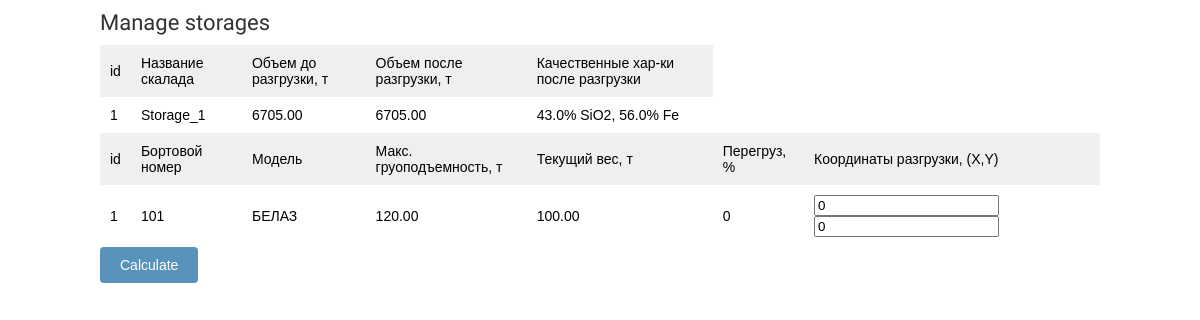
/, run on an earlier commit of the app's database.
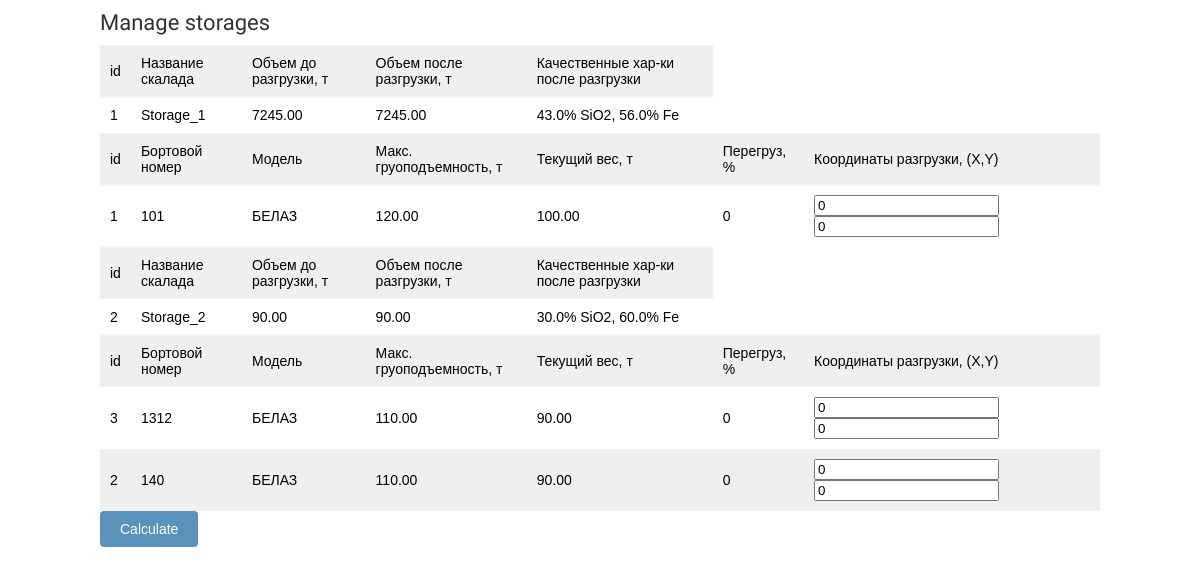
And on a later commit of the database.
### calc/models.py (models this page shows, shortened)
class Storage(models.Model):
    name = models.CharField(max_length=200, db_index=True)
    slug = models.SlugField(max_length=200, unique=True)
    capacity = models.DecimalField(max_digits=10, decimal_places=2)
    percentage_SiO2 = models.DecimalField(max_digits=10, decimal_places=2)
    percentage_Fe = models.DecimalField(max_digits=10, decimal_places=2)
    coordinates = models.TextField(null=True, blank=True)
    class Meta:
        ordering = ('name',)
        verbose_name = 'storage'
        verbose_name_plural = 'storages'
    @property
    def percentageFe(self):
            return "{:.1%}".format(
                self.percentage_Fe)
    @property
    def percentageSiO2(self):
            return "{:.1%}".format(
                self.percentage_SiO2)

class Truck(models.Model):
    storage = models.ForeignKey(
        Storage,
        related_name='Storage',
        on_delete=models.CASCADE)
    is_online = models.BooleanField(default=True)
    name = models.CharField(max_length=200, db_index=True)
    slug = models.SlugField(max_length=200, unique=True)
    model = models.CharField(max_length=200, db_index=True)
    carrying_capacity = models.DecimalField(max_digits=10, decimal_places=2)
    max_carrying_capacity = models.DecimalField(
        max_digits=10, decimal_places=2)
    percentage_SiO2 = models.DecimalField(max_digits=10, decimal_places=2)
    percentage_Fe = models.DecimalField(max_digits=10, decimal_places=2)
    class Meta:
        ordering = ('name',)
        verbose_name = 'truck'
        verbose_name_plural = 'trucks'
    @property
    def overload(self):
        if(self.carrying_capacity <= self.max_carrying_capacity):
            return 0
        else:
            return "{:.1%}".format(
                self.carrying_capacity / self.max_carrying_capacity)

### calc/views.py (the view)
# urls.py: path('', views.manage_storages, name='manage_storages'),
def manage_storages(request):
    context = {}
    storages = Storage.objects.all()
    for str in storages:
        context[str] = list(Truck.objects.filter(is_online=True, storage=str))
    return render(request, 'calc/detail/detail.html',
                  {'context': context,
                   })

### calc/templates/calc/detail/detail.html (shortened to what this page needs)
{% extends "calc/base.html" %}
{% load static %}
{% block content %}
    {% for str, trucks in context.items %}
        <table class = "Storages">
            <tr>
                <td>id</td>
                <td>Название скалада</td>
                <td>Объем до разгрузки, т </td>
                <td>Объем после разгрузки, т </td>
                <td>Качественные хар-ки после разгрузки </td>
            </tr>
            <tr class = "Storage">
                <td id = "storage_id">{{str.id}}</td>
                <td>{{str.name}}</td>
                <td>{{str.capacity}}</td>
                <td>{{str.capacity}}</td>
                <td>{{str.percentageSiO2}} SiO2, {{str.percentageFe}} Fe</td>
            </tr>
            <tr>
                <td>id</td>
                <td>Бортовой номер</td>
                <td>Модель</td>
                <td>Макс. груоподъемность, т</td>
                <td>Текущий вес, т</td>
                <td>Перегруз, %</td>
                <td>Координаты разгрузки, (X,Y)</td>
            </tr>
            {% for truck in trucks %}
                <tr class = "Truck">
                    <td id = "truck_id">{{truck.id}}</td>
                    <td>{{truck.name}}</td>
                    <td>{{truck.model}}</td>
                    <td>{{truck.max_carrying_capacity}}</td>
                    <td>{{truck.carrying_capacity}}</td>
                    <td>{{truck.overload}}</td>
                    <td>
                        <input id="point_x_input" type="number" value=0 size=1 title="X">
                        <input id="point_y_input" type="number" value=0 size=1 title="Y">
                    </td>
                </tr>
            {% endfor %}
            </table>
    {% endfor %}
    <input id="submit-btn" type="submit" value="Сalculate"/>
{% endblock %}

What changed in the data, as far as the page shows it:
changed Storage "Storage_1": capacity "6705.00" → "7245.00"
added Storage: id "2", name "Storage_2", capacity "90.00", percentageSiO2 "30.0%", percentageFe "60.0%"
added Truck: id "3", name "1312", model "БЕЛАЗ", max_carrying_capacity "110.00", carrying_capacity "90.00", overload "0", shown under "2"
added Truck: id "2", name "140", model "БЕЛАЗ", max_carrying_capacity "110.00", carrying_capacity "90.00", overload "0"
